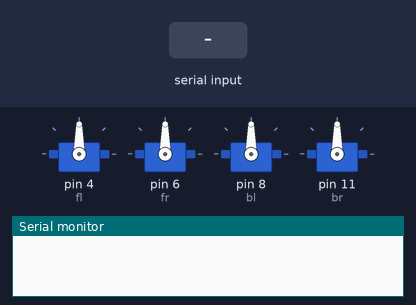
The sketch below on a simulated Arduino Uno, built with avr-gcc and run on an emulated ATmega328P. On the bench: 4 × servo, the last lines printed to the serial monitor. The test bench sets the inputs (shaded band).

Above: at 2.2 s.
2.3 s: "f" received over Serial
At 2.43 s:
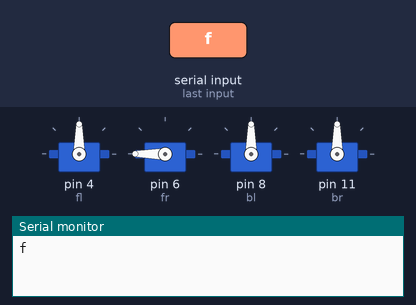
5.3 s: "b" received over Serial
At 5.43 s:
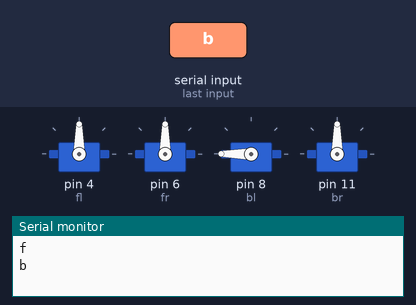
8.3 s: "l" received over Serial
At 8.68 s:
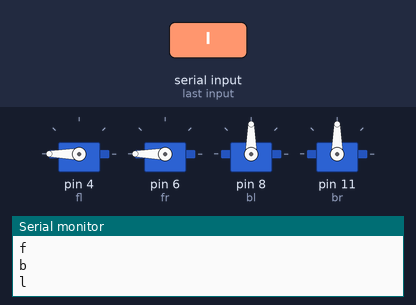
11.3 s: "r" received over Serial
At 11.43 s:
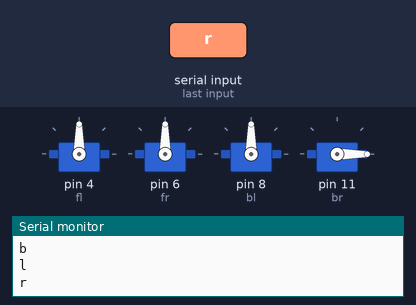
14.3 s: "LED_ON" received over Serial
At 15.4 s:
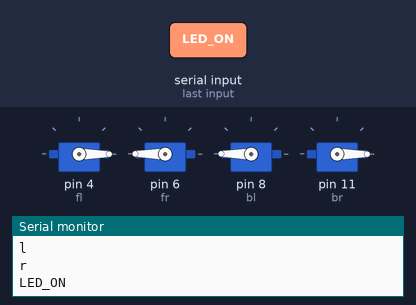
15.8 s: "f" received over Serial
At 16.43 s:
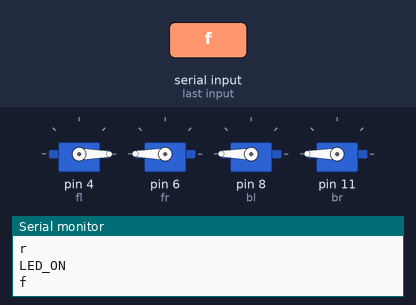
Timing chart, 0 to 19.3 s (numbered marks = the images above; inputs shaded):
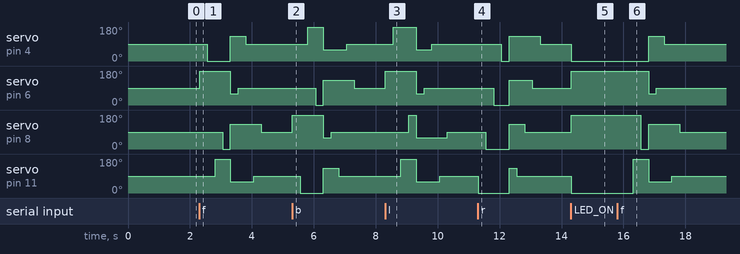

The sketch:

four_servo_quadruped.ino
```cpp
/*
 Written by: Rupak Poddar
 www.youtube.com/RupakPoddar

 Wiring Setup:
 HC05 Bluetooth module pin TX - Arduino pin RX
 HC05 Bluetooth module pin RX - Arduino pin TX

 Front left servo motor   - Digital pin 4
 Front right servo motor  - Digital pin 6
 Rear left servo motor    - Digital pin 8
 Rear right servo motor   - Digital pin 11
*/
#include <Servo.h>

Servo fl; //  0
Servo fr; //  180
Servo bl; //  0
Servo br; //  180

void setup() {
  Serial.begin(9600);
  Serial.setTimeout(10);
  fl.attach(4);
  fr.attach(6);
  bl.attach(8);
  br.attach(11);

  fl.write(90);
  fr.write(90);
  bl.write(90);
  br.write(90);
  delay(1000);
}

void loop(){

String readString;
while (Serial.available()) {
  readString = Serial.readString();
  Serial.println(readString);
}

if (readString == "f")
{
forward();
}

if (readString == "b")
{
backward();
}

if (readString == "l")
{
left();
}

if (readString == "r")
{
right();
}

/*if (readString == "s")
{
normalpos();
}*/

if (readString == "LED_ON")
{
sleep();
}

if (readString == "LED_OFF")
{
normalpos();
}

}

void forward()
{
    fr.write(180);
    delay(250);
    fl.write(0);
    delay(250);
    br.write(180);
    delay(250);
    bl.write(0);
    delay(250);

    fr.write(60);
    fl.write(130);
    br.write(60);
    bl.write(130);
    delay(250);

    fr.write(90);
    delay(250);
    fl.write(90);
    delay(250);
    br.write(90);
    delay(250);
    bl.write(90);
}

void backward()
{
    bl.write(180);
    delay(250);
    br.write(0);
    delay(250);
    fl.write(180);
    delay(250);
    fr.write(0);
    delay(250);

    bl.write(60);
    br.write(130);
    fl.write(60);
    fr.write(130);
    delay(250);

    bl.write(90);
    delay(250);
    br.write(90);
    delay(250);
    fl.write(90);
    delay(250);
    fr.write(90);
}

void left()
{
 fr.write(180);
 delay(250);
 fl.write(180);
 delay(250);
 br.write(180);
 delay(250);
 bl.write(180);
 delay(250);

 fr.write(60);
 fl.write(60);
 br.write(60);
 bl.write(60);
 delay(250);

 fr.write(90);
 delay(250);
 fl.write(90);
 delay(250);
 br.write(90);
 delay(250);
 bl.write(90);
}

void right()
{
  br.write(0);
  delay(250);
  bl.write(0);
  delay(250);
  fr.write(0);
  delay(250);
  fl.write(0);
  delay(250);

  br.write(130);
  bl.write(130);
  fr.write(130);
  fl.write(130);
  delay(250);

  br.write(90);
  delay(250);
  bl.write(90);
  delay(250);
  fr.write(90);
  delay(250);
  fl.write(90);
}

void sleep()
{
  fl.write(0);
  fr.write(180);
  bl.write(180);
  br.write(0);
}

void normalpos()
{
  fr.write(90);
  br.write(90);
  fl.write(90);
  bl.write(90);
}
```

Measured:
- after the input at 2.3 s, servo on pin 4 (fl): 90° → 0° after 0.26 s, → 130° 0.75 s later, → 90° 0.50 s later; servo on pin 6 (fr): 90° → 180° at once, → 60° 1.0 s later, → 90° 0.25 s later
- after the input at 5.3 s, servo on pin 4 (fl): 90° → 180° after 0.51 s, → 60° 0.50 s later, → 90° 0.75 s later; servo on pin 6 (fr): 90° → 0° after 0.76 s, → 130° 0.25 s later, → 90° 1.0 s later
- after the input at 8.3 s, servo on pin 4 (fl): 90° → 180° after 0.26 s, → 60° 0.75 s later, → 90° 0.50 s later; servo on pin 6 (fr): 90° → 180° at once, → 60° 1.0 s later, → 90° 0.25 s later
- after the input at 11.3 s, servo on pin 4 (fl): 90° → 0° after 0.76 s, → 130° 0.25 s later, → 90° 1.0 s later; servo on pin 6 (fr): 90° → 0° after 0.51 s, → 130° 0.50 s later, → 90° 0.75 s later
- after the input at 14.3 s, servo on pin 4 (fl), servo on pin 11 (br): 90° → 0° at once; servo on pin 6 (fr), servo on pin 8 (bl): 90° → 180° at once
- after the input at 15.8 s, servo on pin 4 (fl): 0° → 130° after 1.0 s, → 90° 0.50 s later; servo on pin 6 (fr): 180° → 60° after 1.0 s, → 90° 0.25 s later; servo on pin 8 (bl): 180° → 0° after 0.76 s, → 130° 0.25 s later, → 90° 1.0 s later; servo on pin 11 (br): 0° → 180° after 0.51 s, → 60° 0.50 s later, → 90° 0.75 s later
